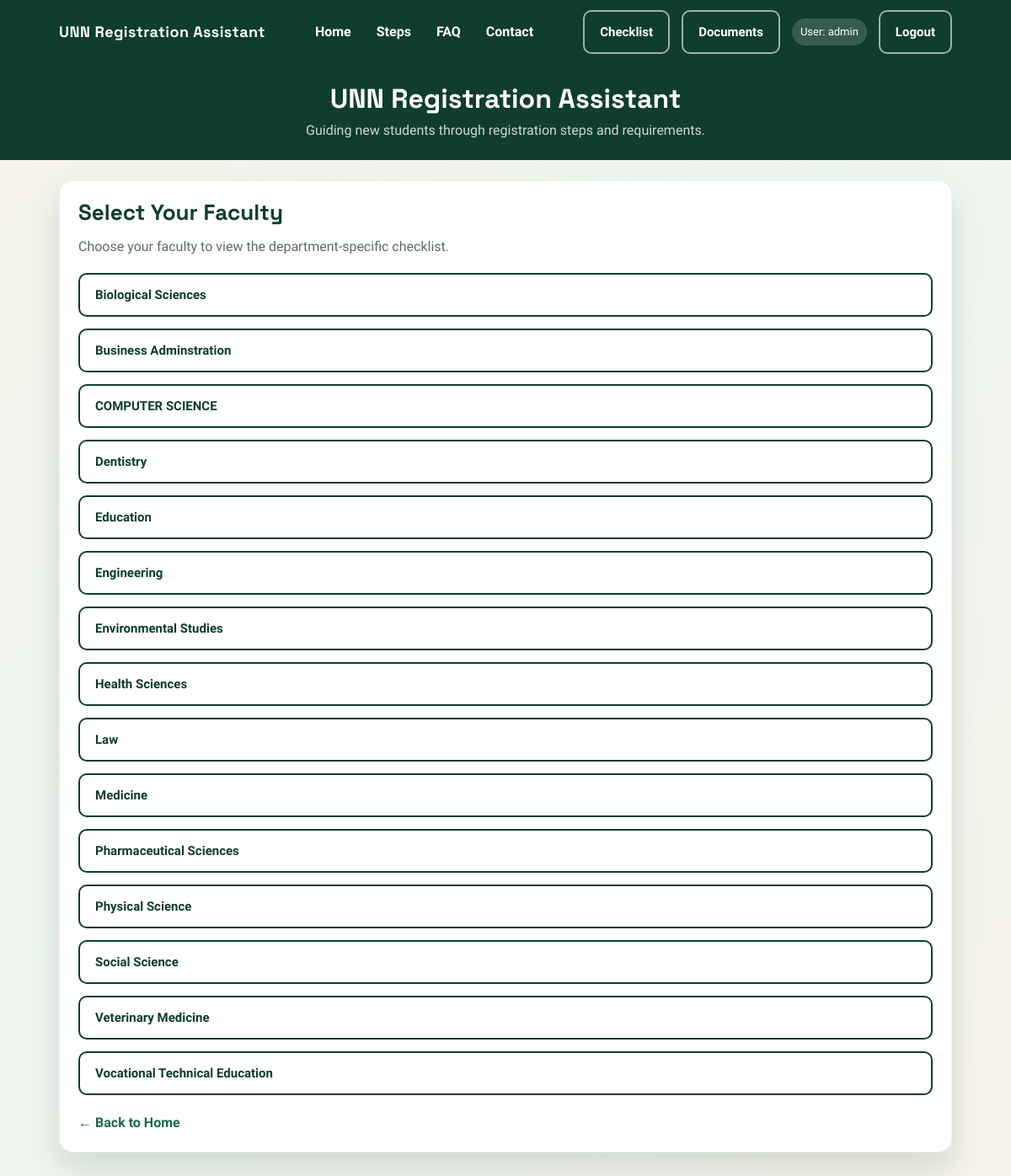
/select-department (signed in), run on the app's committed database.
### tables this page shows
CREATE TABLE "departments" (
        id INTEGER PRIMARY KEY AUTOINCREMENT,
        name TEXT UNIQUE NOT NULL COLLATE NOCASE
    );

### app.py (the view)
@app.route("/select-department")
def select_department():
    if "user" not in session:
        return redirect("/login")
    departments = get_departments()
    return render_template(
        "select_department.html",
        departments=departments
    )

### database.py (called while the page is built)
def get_db_connection():
    conn = sqlite3.connect(DB_NAME)
    conn.row_factory = sqlite3.Row
    conn.execute("PRAGMA foreign_keys = ON")
    return conn

def get_departments():
    with get_db_connection() as conn:
        rows = conn.execute(
            "SELECT name FROM departments ORDER BY name"
        ).fetchall()
    return [row["name"] for row in rows]

### templates/select_department.html
{% extends "base.html" %}
{% block content %}
<div class="card">
    <h2>Select Your Faculty</h2>
    <p class="section-lead">Choose your faculty to view the department-specific checklist.</p>
    <div class="stack" style="margin-top: 18px;">
        {% for dept in departments %}
            <a class="btn btn-outline btn-block" href="{{ url_for('checklist') }}?department={{ dept|urlencode }}">
                {{ dept }}
            </a>
        {% endfor %}
    </div>
    <div style="margin-top: 20px;">
        <a class="link-muted" href="{{ url_for('home') }}">&larr; Back to Home</a>
    </div>
</div>
{% endblock %}

### static/css/style.css (style rules this page uses)
:root { --green-900: #0f3d2e; --green-800: #14543f; --green-700: #1a6a4d; --green-600: #1f7a55; --green-500: #2b8a62; --gold-400: #f2c14e; --cream-100: #f7f3ea; --cream-200: #efe9dc; --ink-900: #1c2a23; --muted-600: #5d6b63; --card: #ffffff; --shadow: 0 18px 40px rgba(15, 61, 46, 0.15); --font-display: 'Space Grotesk', sans-serif; --font-body: 'Source Sans 3', sans-serif; }
* { box-sizing: border-box; }
body { font-family: var(--font-body); margin: 0; background: linear-gradient(135deg, var(--cream-100) 0%, #eef6f0 45%, var(--cream-100) 100%); color: var(--ink-900); line-height: 1.6; }
html { scroll-behavior: smooth; }
a { color: inherit; }
h1, h2, h3, h4 { font-family: var(--font-display); color: var(--green-900); margin: 0 0 12px 0; line-height: 1.2; }
h2 { font-size: 26px; }
p { margin: 0 0 12px 0; color: var(--muted-600); }
.btn, button { display: inline-flex; align-items: center; justify-content: center; gap: 8px; padding: 12px 18px; border-radius: 10px; border: 2px solid transparent; font-weight: 700; text-decoration: none; transition: transform 0.15s ease, box-shadow 0.15s ease, background 0.15s ease; font-size: 15px; cursor: pointer; }
.btn-block { width: 100%; justify-content: space-between; }
.btn-outline { border-color: var(--green-900); color: var(--green-900); background: white; }
.card { background: var(--card); border-radius: 16px; box-shadow: var(--shadow); padding: 22px; margin-bottom: 20px; border: 1px solid rgba(15, 61, 46, 0.08); }
.card h2, .card h3, .card h4 { margin-top: 0; }
.stack { display: grid; gap: 14px; }
.link-muted { color: var(--green-700); font-weight: 600; text-decoration: none; }
.section-lead { margin: 0 0 18px 0; color: var(--muted-600); font-size: 16px; }

### data on the page
departments: name "Biological Sciences"
departments: name "Business Adminstration"
departments: name "COMPUTER SCIENCE"
departments: name "Dentistry"
departments: name "Education"
departments: name "Engineering"
departments: name "Environmental Studies"
departments: name "Health Sciences"
departments: name "Law"
departments: name "Medicine"
departments: name "Pharmaceutical Sciences"
departments: name "Physical Science"
departments: name "Social Science"
departments: name "Veterinary Medicine"
departments: name "Vocational Technical Education"

### other printed values
{{ session.get('user') }} "admin"
